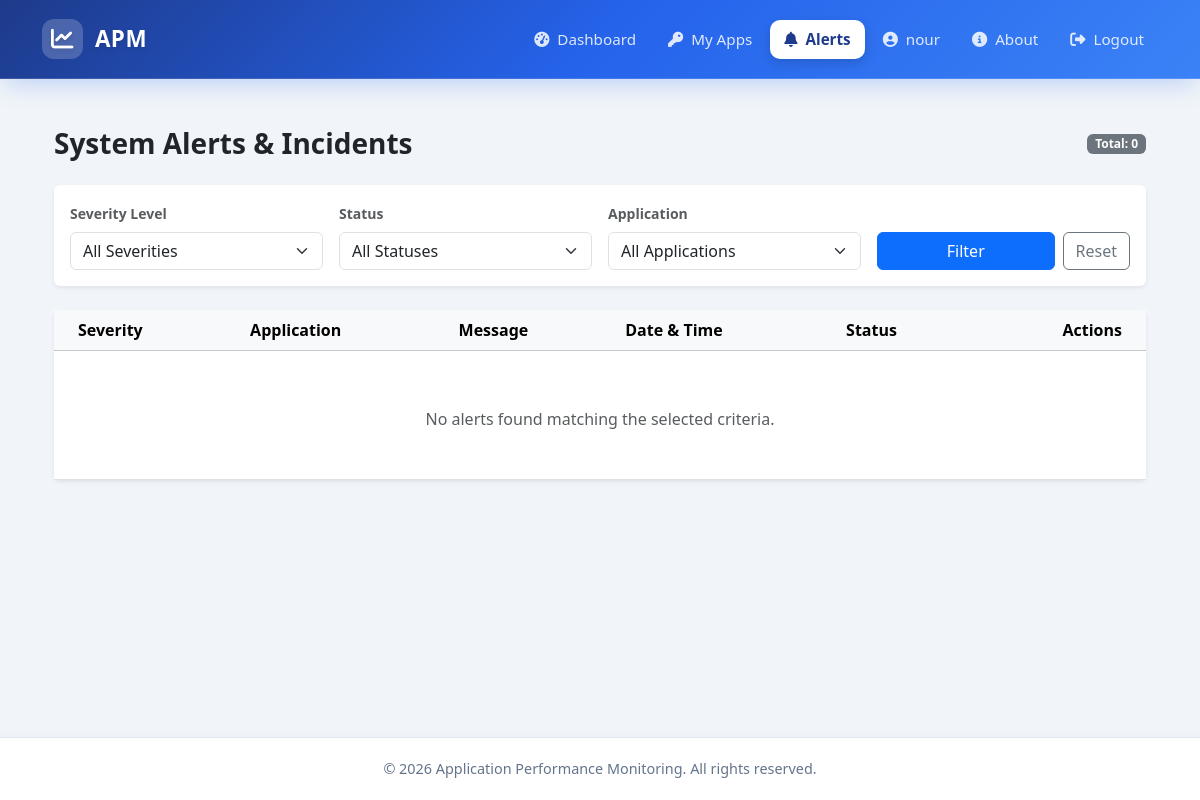
The app's page /alerts/ (signed in), older data.
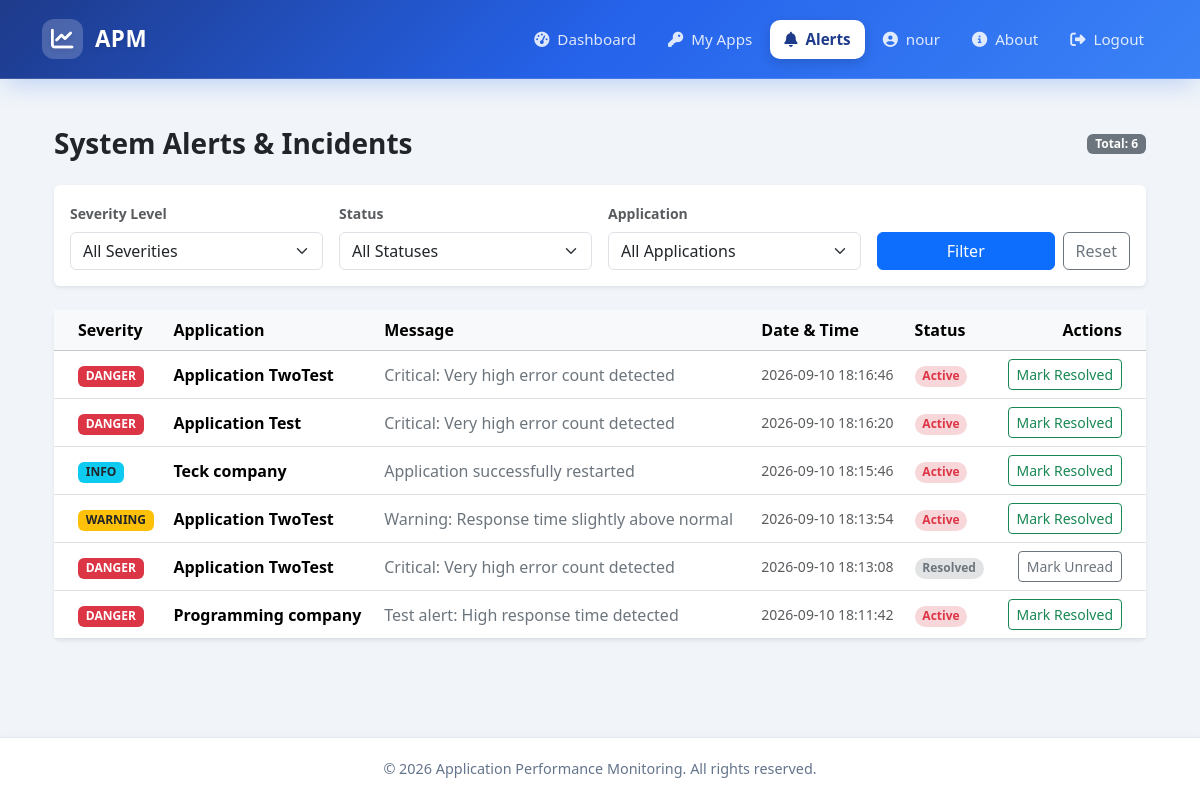
The same page, newer data.
### monitor/models.py (models this page shows, shortened)
class Alert(models.Model):
    SEVERITY_CHOICES = [
        ('info', 'Information'),
        ('warning', 'Warning'),
        ('danger', 'Danger'),
        ('success', 'Success'),
    ]
    application = models.ForeignKey(
        'Application',
        on_delete=models.CASCADE,
        related_name='alerts'
    )
    message = models.TextField()
    severity = models.CharField(
        max_length=10,
        choices=SEVERITY_CHOICES,
        default='warning'
    )
    is_read = models.BooleanField(default=False)
    created_at = models.DateTimeField(default=timezone.now)
    metric_value = models.FloatField(null=True, blank=True)
    threshold = models.FloatField(null=True, blank=True)
    class Meta:
        ordering = ['-created_at']

class Application(models.Model):
    name = models.CharField(max_length=100)
    owner = models.ForeignKey(
        User,
        on_delete=models.CASCADE,
        related_name='applications'
    )
    description = models.TextField(blank=True)
    created_at = models.DateTimeField(auto_now_add=True)
    is_active = models.BooleanField(default=True)
    api_key = models.CharField(
        max_length=50,
        unique=True,
        blank=True,
        editable=False,
        null=True
    )

### monitor/views.py (the view)
# urls.py: path('alerts/', alerts_list_view, name='alerts_list'),
@login_required
def alerts_list_view(request):
    if request.user.is_staff or request.user.is_superuser:
        alerts = Alert.objects.select_related('application').all()
    else:
        alerts = Alert.objects.select_related('application').filter(application__owner=request.user)
    severity_filter = request.GET.get('severity', '')
    status_filter = request.GET.get('status', '')
    app_filter = request.GET.get('app_id', '')
    if severity_filter:
        alerts = alerts.filter(severity=severity_filter)
    if status_filter == 'unread':
        alerts = alerts.filter(is_read=False)
    elif status_filter == 'read':
        alerts = alerts.filter(is_read=True)
    if app_filter:
        alerts = alerts.filter(application_id=app_filter)
    paginator = Paginator(alerts, 10)
    page_number = request.GET.get('page')
    page_obj = paginator.get_page(page_number)
    context = {
        'page_obj': page_obj,
        'applications': Application.objects.filter(owner=request.user) if not request.user.is_staff else Application.objects.all(),
        'selected_severity': severity_filter,
        'selected_status': status_filter,
        'selected_app': app_filter,
    }
    return render(request, 'monitor/alerts_list.html', context)

### monitor/context_processors.py (called while the page is built)
def alerts_context(request):
    if request.user.is_authenticated:
        if request.user.is_staff or request.user.is_superuser:
            unread_count = Alert.objects.filter(is_read=False).count()
        else:
            unread_count = Alert.objects.filter(
                application__owner=request.user,
                is_read=False
            ).count()
    else:
        unread_count = 0
    return {
        'unread_alerts_count': unread_count
    }

### templates/monitor/alerts_list.html (shortened to what this page needs)
{% extends 'base.html' %}
{% block content %}
<div class="container-fluid py-4">
    <div class="d-flex justify-content-between align-items-center mb-4">
        <h3 class="fw-bold text-dark mb-0">System Alerts &amp; Incidents</h3>
        <span class="badge bg-secondary">Total: {{ page_obj.paginator.count }}</span>
    </div>
    <div class="card shadow-sm border-0 mb-4">
        <div class="card-body">
            <form method="GET" action="{% url 'alerts_list' %}" class="row g-3 align-items-end">
                <div class="col-md-3">
                    <label class="form-label fw-semibold small text-muted">Severity Level</label>
                    <select name="severity" class="form-select">
                        <option value="">All Severities</option>
                    </select>
                </div>
                <div class="col-md-3">
                    <label class="form-label fw-semibold small text-muted">Status</label>
                    <select name="status" class="form-select">
                        <option value="">All Statuses</option>
                    </select>
                </div>
                <div class="col-md-3">
                    <label class="form-label fw-semibold small text-muted">Application</label>
                    <select name="app_id" class="form-select">
                        <option value="">All Applications</option>
                    </select>
                </div>
                <div class="col-md-3 d-flex gap-2">
                    <button type="submit" class="btn btn-primary flex-grow-1">
                         Filter
                    </button>
                    <a href="{% url 'alerts_list' %}" class="btn btn-outline-secondary">Reset</a>
                </div>
            </form>
        </div>
    </div>
    <div class="card shadow-sm border-0">
        <div class="card-body p-0">
            <div class="table-responsive">
                <table class="table table-hover align-middle mb-0">
                    <thead class="table-light">
                        <tr>
                            <th scope="col" class="ps-4">Severity</th>
                            <th scope="col">Application</th>
                            <th scope="col">Message</th>
                            <th scope="col">Date &amp; Time</th>
                            <th scope="col">Status</th>
                            <th scope="col" class="text-end pe-4">Actions</th>
                        </tr>
                    </thead>
                    <tbody>
                        {% for alert in page_obj %}
                        <tr class="{% if not alert.is_read %}table-active-row{% endif %}">
                            <td class="ps-4">
                                {% if alert.severity == 'danger' %}
                                    <span class="badge bg-danger text-uppercase">Danger</span>
                                {% elif alert.severity == 'warning' %}
                                    <span class="badge bg-warning text-dark text-uppercase">Warning</span>
                                {% elif alert.severity == 'success' %}
                                    <span class="badge bg-success text-uppercase">Success</span>
                                {% else %}
                                    <span class="badge bg-info text-dark text-uppercase">Info</span>
                                {% endif %}
                            </td>
                            <td class="fw-bold">{{ alert.application.name }}</td>
                            <td class="text-secondary">{{ alert.message }}</td>
                            <td class="small text-muted">{{ alert.created_at|date:"Y-m-d H:i:s" }}</td>
                            <td>
                                {% if alert.is_read %}
                                    <span class="badge bg-secondary-subtle text-secondary rounded-pill">Resolved</span>
                                {% else %}
                                    <span class="badge bg-danger-subtle text-danger rounded-pill">Active</span>
                                {% endif %}
                            </td>
                            <td class="text-end pe-4">
                                <a href="{% url 'toggle_alert_status' alert.id %}"
                                   class="btn btn-sm {% if alert.is_read %}btn-outline-secondary{% else %}btn-outline-success{% endif %}">
                                    {% if alert.is_read %}Mark Unread{% else %}Mark Resolved{% endif %}
                                </a>
                            </td>
                        </tr>
                        {% empty %}
                        <tr>
                            <td colspan="6" class="text-center py-5 text-muted">
                                No alerts found matching the selected criteria.
                            </td>
                        </tr>
                        {% endfor %}
                    </tbody>
                </table>
            </div>
        </div>
    </div>
</div>
{% endblock %}

### templates/base.html (shortened to what this page needs)
<!DOCTYPE html>
<html lang="en" dir="ltr">
<head>
    {% load static %}
    <link href="https://cdn.jsdelivr.net/npm/bootstrap@5.3.2/dist/css/bootstrap.min.css" rel="stylesheet">
    <link rel="stylesheet" href="https://cdnjs.cloudflare.com/ajax/libs/font-awesome/6.5.0/css/all.min.css">
    <link rel="stylesheet" href="{% static 'css/style.css' %}?v=12.0">
</head>
<body>
    <nav class="navbar navbar-expand-lg navbar-custom">
        <div class="container">
            <a class="navbar-brand" href="{% url 'home' %}">
                <i class="fas fa-chart-line"></i> APM
            </a>
            <div class="collapse navbar-collapse" id="navbarNav">
                <ul class="navbar-nav ms-auto align-items-lg-center gap-1">
                    {% if user.is_authenticated %}
                    <li class="nav-item">
                        <a class="nav-link {% if request.resolver_match.url_name == 'dashboard' %}active{% endif %}"
                            href="{% url 'dashboard' %}">
                            <i class="fas fa-tachometer-alt me-1"></i> Dashboard
                        </a>
                    </li>
                    <li class="nav-item">
                        <a class="nav-link {% if request.resolver_match.url_name == 'manage_apps' %}active{% endif %}"
                            href="{% url 'manage_apps' %}">
                            <i class="fas fa-key me-1"></i> My Apps
                        </a>
                    </li>
                    <li class="nav-item">
                        <a class="nav-link {% if request.resolver_match.url_name == 'alerts_list' %}active{% endif %}"
                            href="{% url 'alerts_list' %}">
                            <i class="fas fa-bell me-1"></i> Alerts
                        </a>
                    </li>
                    <li class="nav-item">
                        <a class="nav-link {% if request.resolver_match.url_name == 'profile' %}active{% endif %}"
                            href="{% url 'profile' %}">
                            <i class="fas fa-user-circle me-1"></i> {{ user.username }}
                        </a>
                    </li>
                    <li class="nav-item">
                        <a class="nav-link" href="{% url 'home' %}#about">
                            <i class="fas fa-info-circle me-1"></i> About
                        </a>
                    </li>
                    <li class="nav-item">
                        <form method="post" action="{% url 'logout' %}" class="mb-0">
                            <button type="submit" class="btn-link">
                                <i class="fas fa-sign-out-alt"></i> Logout
                            </button>
                        </form>
                    </li>
                    {% endif %}
                </ul>
            </div>
        </div>
    </nav>
    <main class="container flex-grow-1 my-4">
        {% block content %}{% endblock %}
    </main>
    <footer class="footer-custom">
        <div class="container">
            <p class="mb-0">&copy; 2026 Application Performance Monitoring. All rights reserved.</p>
        </div>
    </footer>
</body>
</html>

### static/css/style.css (style rules this page uses)
:root { --primary-color: #4f46e5; --primary-hover: #4338ca; --primary-light: #e0e7ff; --bg-app: #f1f5f9; --bg-card: #ffffff; --text-main: #1e293b; --text-muted: #64748b; --border-color: #e2e8f0; --success-color: #10b981; --warning-color: #f59e0b; --danger-color: #ef4444; --shadow-sm: 0 1px 3px rgba(15, 23, 42, 0.05), 0 1px 2px rgba(15, 23, 42, 0.1); --shadow-md: 0 10px 15px -3px rgba(15, 23, 42, 0.08), 0 4px 6px -2px rgba(15, 23, 42, 0.04); --radius-lg: 16px; --radius-md: 10px; }
body { background-color: var(--bg-app); color: var(--text-main); font-family: 'Segoe UI', system-ui, -apple-system, sans-serif; direction: ltr; text-align: left; margin: 0; padding: 0; }

### templates/base.html (style rules this page uses)
body { background: var(--bg-app, #f4f7fc); font-family: 'Segoe UI', Tahoma, Geneva, Verdana, sans-serif; min-height: 100vh; display: flex; flex-direction: column; direction: ltr; text-align: left; }
.navbar-custom { background: linear-gradient(135deg, #1e3a8a 0%, #2563eb 50%, #3b82f6 100%); padding: 14px 0; box-shadow: 0 10px 25px -5px rgba(37, 99, 235, 0.25); border-bottom: 1px solid rgba(255, 255, 255, 0.15); }
.navbar-custom .navbar-brand { color: #ffffff; font-weight: 800; font-size: 1.4rem; display: flex; align-items: center; gap: 12px; letter-spacing: 0.5px; text-shadow: 0 2px 4px rgba(0, 0, 0, 0.1); }
.navbar-custom .navbar-brand i { color: #ffffff; background: rgba(255, 255, 255, 0.2); padding: 9px; border-radius: 12px; backdrop-filter: blur(5px); }
.navbar-custom .nav-link { color: rgba(255, 255, 255, 0.85); transition: all 0.25s ease-in-out; font-weight: 500; padding: 8px 14px !important; border-radius: 10px; font-size: 0.95rem; }
.navbar-custom .nav-link.active { color: #1e3a8a; background-color: #ffffff; font-weight: 600; box-shadow: 0 4px 12px rgba(0, 0, 0, 0.15); }
.navbar-custom .btn-link { color: rgba(255, 255, 255, 0.85); text-decoration: none; border: none; background: none; padding: 8px 14px; font-weight: 500; transition: all 0.25s ease-in-out; display: inline-flex; align-items: center; gap: 8px; font-size: 0.95rem; }
.footer-custom { margin-top: auto; background: #ffffff; color: #64748b; text-align: center; padding: 20px 0; font-size: 0.9rem; border-top: 1px solid #e2e8f0; box-shadow: 0 -4px 6px -1px rgba(0, 0, 0, 0.02); }

Row changes from the older to the newer data that the page shows:
added Alert: severity "DANGER", application.name "Application TwoTest", message "Critical: Very high error count detected", created_at "2026-09-10 18:16:46", is_read "Active"
added Alert: severity "DANGER", application.name "Application Test", message "Critical: Very high error count detected", created_at "2026-09-10 18:16:20", is_read "Active"
added Alert: severity "INFO", application.name "Teck company", message "Application successfully restarted", created_at "2026-09-10 18:15:46", is_read "Active"
added Alert: severity "WARNING", application.name "Application TwoTest", message "Warning: Response time slightly above normal", created_at "2026-09-10 18:13:54", is_read "Active"
added Alert: severity "DANGER", application.name "Application TwoTest", message "Critical: Very high error count detected", created_at "2026-09-10 18:13:08", is_read "Resolved"
added Alert: severity "DANGER", application.name "Programming company", message "Test alert: High response time detected", created_at "2026-09-10 18:11:42", is_read "Active"
Text that changed along with them:
{{ page_obj.paginator.count }}: "0" → "6"
text no longer shown: "No alerts found matching the selected criteria."
